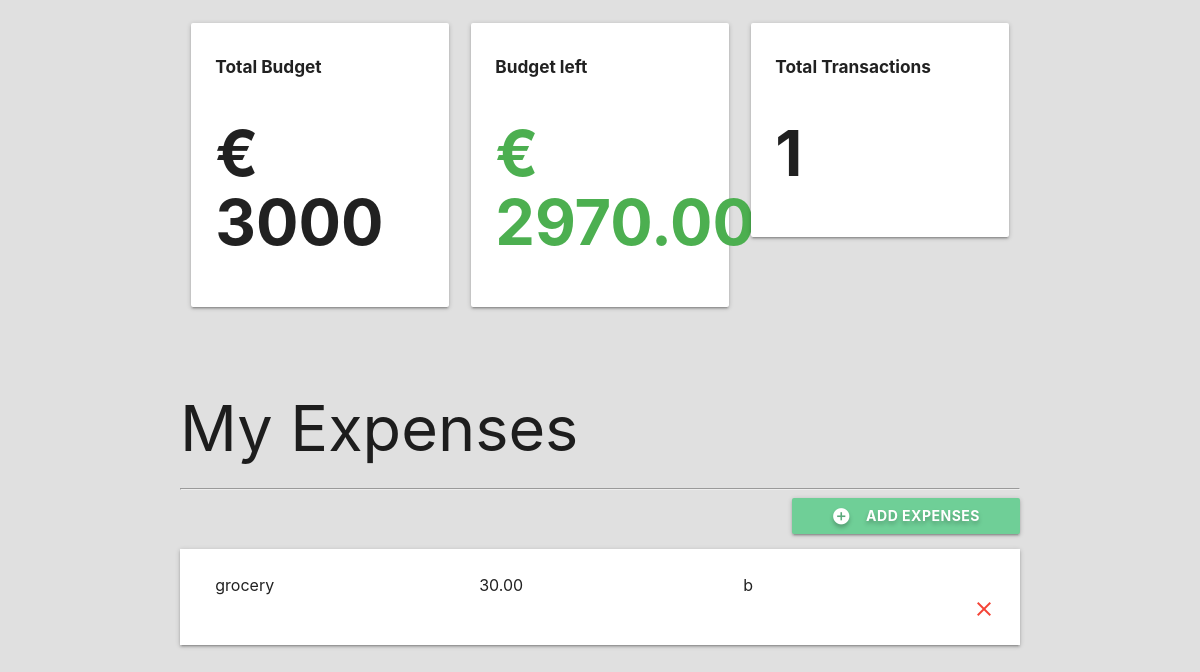
The page /umang on the database its author committed.
### budgetapp/models.py (models this page shows, shortened)
class Project(models.Model):
    name = models.CharField(max_length=100)
    slug = models.SlugField(max_length=100, unique=True, blank=True)
    budget = models.IntegerField()
    def budget_left(self):
        expense_list = Expense.objects.filter(project=self)
        total_expense_amount = 0
        for expense in expense_list:
            total_expense_amount += expense.amount
        return self.budget -total_expense_amount
    def total_transactions(self):
        expense_list = Expense.objects.filter(project=self)
        return len(expense_list)

class Expense(models.Model):
    project = models.ForeignKey(Project, on_delete=models.CASCADE, related_name='expenses')
    title = models.CharField(max_length=100)
    amount = models.DecimalField(max_digits=8 , decimal_places=2)
    category = models.ForeignKey(Category, on_delete=models.CASCADE)

class Category(models.Model):
    project = models.ForeignKey(Project, on_delete=models.CASCADE)
    name = models.CharField(max_length=50)

### budgetapp/views.py (the view, shortened to what this page needs)
# urls.py: path('<slug:project_slug>', views.project_detail, name='detail')
def project_detail(request, project_slug):
    project = get_object_or_404(Project, slug=project_slug)
    if request.method == 'GET':
        category_list = Category.objects.filter(project=project)
        return render(request, "budgetapp/projectdetail.html", {'project' : project, 'Expense_list': project.expenses.all(), 'category_list': category_list})
    elif request.method == 'DELETE':
        id = json.loads(request.body)['id']
        expense = get_object_or_404(Expense, id=id)
        expense.delete()
        return HttpResponse('')
    return HttpResponseRedirect(project_slug)

### budgetapp/templates/budgetapp/projectdetail.html (shortened to what this page needs)
{% extends "budgetapp/layout.html" %}
{% block body %}
<div class="container">
    <section class="section section-states">
        <div class="row">
            <div class="col s12 m4 14">
                <div class="card-panel">
                    <h6 class="bold">Total Budget</h6>
                    <h1 class="bold">€ {{ project.budget }}</h1>
                </div>
            </div>
            <div class="col s12 m4 14">
                <div class="card-panel">
                    <h6 class="bold">Budget left</h6>
                    {% if project.budget_left > 0 %}
                        <h1 class="bold green-text"> € {{ project.budget_left }}</h1>
                    {% elif project.budget_left == 0 %}
                        <h1 class="bold orange-text"> € {{ project.budget_left }}</h1>
                    {% else %}
                        <h1 class="bold red-text"> € {{ project.budget_left }}</h1>
                    {% endif %}
                </div>
            </div>
            <div class="col s12 m4 14">
                <div class="card-panel">
                    <h6 class="bold">Total Transactions</h6>
                    <h1 class="bold"> {{ project.total_transactions }}</h1>
                </div>
            </div>
        </div>
    </section>
    <section class="section section-expenses">
        <h1>My Expenses</h1>
        <hr>
        <div class="row">
            <button class="btn waves-effect right modal-trigger" href="#expenseModal">
                <i class="material-icons white-text left">add_circle</i>Add Expenses
            </button>
        </div>
        <ul class="z-depth-1">
           {% for expense in Expense_list %}
            <li>
                <div class="card-panel z-depth-0 expense">
                    <div class="row">
                        <div class="col s12 m4 14">
                            <span class="title">{{ expense.title }}</span>
                        </div>
                        <div class="col s12 m4 14">
                            <span class="title">{{ expense.amount }}</span>
                        </div>
                        <div class="col s12 m4 14">
                            <span class="title">{{ expense.category.name }}</span>
                        </div>
                        <a class="close-icon" onclick="deleteExpense(this)" data-id="{{ expense.id }}">
                            <i class="material-icons red-text right">close</i>
                        </a>
                    </div>
                </div>
            </li>
            {% endfor %}
        </ul>
    </section>
</div>
{% endblock %}

### budgetapp/static/budgetapp/styles.css (style rules this page uses)
html { font-family: Montserrat, sans-serif; background-color: #e0e0e0; }
.bold { font-weight: bold; }
.row { margin: 0!important; }
.section-expenses button { padding: 0px 40px; font-weight: bold; text-shadow: 0px 3px 4px rgba(0, 0, 0, .25); background-color: #6FCF97; }
.section-expenses .expense { font-size: 16px; border-radius: 0; margin: 0; }

### rows shown on the page
Project: budget "3000", budget_left "2970.00", total_transactions "1"
Expense: title "grocery", amount "30.00", category.name "b"
